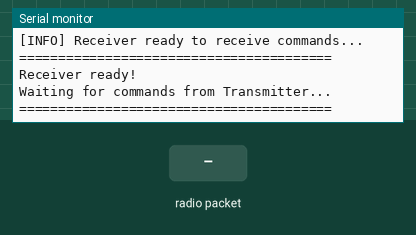
The program below on a simulated ESP32. Parts: the last lines printed to the serial monitor. Inputs (shaded band) come from the test bench.

Above: at 2.2 s.
2.3 s: radio packet "1" arrives
At 3.5 s:
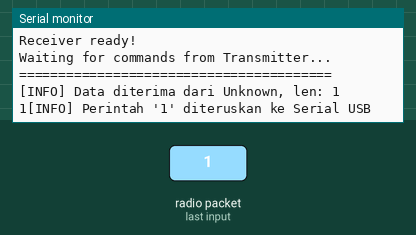
3.8 s: radio packet "0" arrives
At 4.8 s:
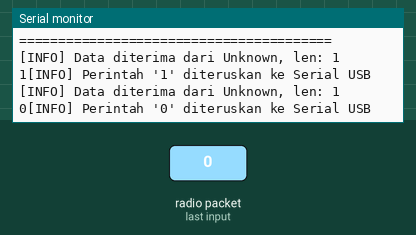
5.3 s: radio packet "2" arrives
At 5.9 s:
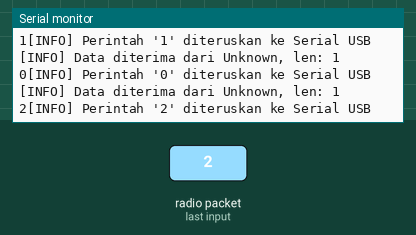

Measured:
- after the input at 2.3 s, the serial monitor: prints a new line at once (image 1)
- after the input at 3.8 s, the serial monitor: prints a new line at once (image 2)
- after the input at 5.3 s, the serial monitor: prints a new line at once (image 3)

The program:

main.cpp
```cpp
#include "main.h"

const int mac_index_ku = ANTONIUS_MICHAEL_YORDANIS_HARTONO;

void setup() {
    Serial.begin(115200);
    delay(1000);

    Serial.println("\n========================================");
    Serial.println("ESP32 Receiver Initializing...");
    Serial.println("========================================");

    esp_err_t result = mulai_esp_now(mac_index_ku);

    if (result != ESP_OK) {
        Serial.printf("[ERROR] Failed to initialize ESP-NOW: %s\n", esp_err_to_name(result));
        Serial.println("[ERROR] Restarting in 5 seconds...");
        delay(5000);
        ESP.restart();
    }

    Serial.println("========================================");
    Serial.println("Receiver ready!");
    Serial.println("Waiting for commands from Transmitter...");
    Serial.println("========================================\n");
}

void loop() {
    delay(10);
}
```

main.h
```cpp
#pragma once
#include <Arduino.h>
#include <EEPROM.h>
#include <WiFi.h>
#include <esp_err.h>
#include <esp_now.h>
#include <esp_wifi.h>

#define MAC_ADDRESS_INDEX 0
#define EEPROM_SIZE 128
#define MAC_ADDRESS_TOTAL 12
#define MAC_ADDRESS_LENGTH 6
#define BUFFER_SIZE 250

typedef enum {
    FAUZAN_FIRDAUS = 0,
    AFRICHA_SEKAR_WANGI,
    RAFAINA_ERIN_SADIA,
    ANTONIUS_MICHAEL_YORDANIS_HARTONO,
    DINDA_SOFI_AZZAHRO,
    MUHAMMAD_FAHMI_ILMI,
    DHANISHARA_ZASCHYA_PUTRI_SYAMSUDIN,
    IRSA_FAIRUZA,
    REVALINDA_BUNGA_NAYLA_LAKSONO,
    BISMA,
    JSON,
    FARUG,
} ADDRESS_ASSIGNMENT;

extern const int mac_index_ku;
extern uint8_t mac_addresses[MAC_ADDRESS_TOTAL][MAC_ADDRESS_LENGTH];
extern const char* mac_names[MAC_ADDRESS_TOTAL];
extern esp_now_peer_info_t peer_info;

/**
 * @brief Menginisialisasi ESP-NOW
 * @param index_mac_address nilai untuk akses mac address pada array mac_addresses untuk jadi identitas
 */
esp_err_t mulai_esp_now(int index_mac_address);

/**
 * @brief fungsi callback untuk menangani data yang diterima melalui ESP-NOW
 * @param mac alamat MAC pengirim
 * @param data pointer ke data yang diterima
 * @param len panjang data yang diterima
 */
void callback_data_esp_now(const uint8_t* mac, const uint8_t* data, int len);

/**
 * @brief fungsi callback untuk menangani status pengiriman data melalui ESP-NOW
 * @param mac_addr alamat MAC pengirim
 * @param status status pengiriman
 */
void callback_pengiriman_esp_now(const uint8_t* mac_addr, esp_now_send_status_t status);

/**
 * @brief fungsi untuk memproses perintah yang diterima dari ESP-NOW dan meneruskannya ke Serial USB
 * @param data pointer ke data yang diterima
 * @param len panjang data yang diterima
 * @param index_mac_address_asal index MAC pengirim (sesuai dengan array mac_addresses)
 */
void process_perintah(const uint8_t* data, int len, int index_mac_address_asal);

/**
 * @brief fungsi untuk mencari index MAC address
 * @param mac pointer ke alamat MAC yang dicari
 * @return index MAC address jika ditemukan, -1 jika tidak ditemukan
 */
int cari_mac_index(const uint8_t* mac);

/**
 * @brief fungsi untuk mengubah index MAC address menjadi nama
 * @param mac_index index MAC address yang akan diubah
 * @return nama MAC address jika ditemukan, "Unknown" jika tidak ditemukan
 */
String mac_index_to_names(int mac_index);
```

utility.cpp
```cpp
#include "main.h"

esp_now_peer_info_t peer_info;

// Daftar alamat MAC perangkat transmitter
uint8_t mac_addresses[MAC_ADDRESS_TOTAL][MAC_ADDRESS_LENGTH] = {
    {0x24, 0x0A, 0xC4, 0x0A, 0x10, 0x10},  // Fauzan Firdaus
    {0x24, 0x0A, 0xC4, 0x0A, 0x10, 0x11},  // Africha Sekar wangi
    {0x24, 0x0A, 0xC4, 0x0A, 0x11, 0x10},  // Rafaina Erin Sadia
    {0x24, 0x0A, 0xC4, 0x0A, 0x11, 0x11},  // Antonius Michael Yordanis Hartono
    {0x24, 0x0A, 0xC4, 0x0A, 0x12, 0x10},  // Dinda Sofi Azzahro
    {0x24, 0x0A, 0xC4, 0x0A, 0x12, 0x11},  // Muhammad Fahmi Ilmi
    {0x24, 0x0A, 0xC4, 0x0A, 0x13, 0x10},  // Dhanishara Zaschya Putri Syamsudin
    {0x24, 0x0A, 0xC4, 0x0A, 0x13, 0x11},  // Irsa Fairuza
    {0x24, 0x0A, 0xC4, 0x0A, 0x14, 0x10},  // Revalinda Bunga Nayla Laksono
    {0x24, 0x0A, 0xC4, 0x0A, 0x21, 0x11},  // BISMA
    {0x24, 0x0A, 0xC4, 0x0A, 0x21, 0x10},  // JSON
    {0x24, 0x0A, 0xC4, 0x0A, 0x20, 0x11},  // FARUG
};

// Nama pemilik perangkat sesuai urutan MAC address
const char* mac_names[MAC_ADDRESS_TOTAL] = {
    "Fauzan Firdaus",                      // 0
    "Africha Sekar Wangi",                 // 1
    "Rafaina Erin Sadia",                  // 2
    "Antonius Michael Yordanis Hartono",   // 3
    "Dinda Sofi Azzahro",                  // 4
    "Muhammad Fahmi Ilmi",                 // 5
    "Dhanishara Zaschya Putri Syamsudin",  // 6
    "Irsa Fairuza",                        // 7
    "Revalinda Bunga Nayla Laksono",       // 8
    "BISMA",                               // 9
    "JSON",                                // 10
    "FARUG",                               // 11
};

// Inisialisasi ESP-NOW dan konfigurasi receiver
esp_err_t mulai_esp_now(int index_mac_address) {
    WiFi.mode(WIFI_STA);
    WiFi.disconnect();

    /* Init ESP-NOW */
    esp_err_t result = esp_now_init();
    if (result != ESP_OK) {
        Serial.printf("[ERROR] Failed to initialize ESP-NOW: %s\n", esp_err_to_name(result));
        return result;
    }

    /* Set callback function to handle received data */
    result = esp_now_register_recv_cb(callback_data_esp_now);
    if (result != ESP_OK) {
        Serial.printf("[ERROR] Failed to register receive callback: %s\n", esp_err_to_name(result));
        return result;
    }

    result = esp_now_register_send_cb(callback_pengiriman_esp_now);
    if (result != ESP_OK) {
        Serial.printf("[WARNING] Failed to register send callback: %s\n", esp_err_to_name(result));
        // Not critical for receiver, continue
    }

    /* Set MAC Address */
    uint8_t mac[MAC_ADDRESS_LENGTH];
    memcpy(mac, mac_addresses[index_mac_address], MAC_ADDRESS_LENGTH);
    result = esp_wifi_set_mac(WIFI_IF_STA, mac);
    if (result != ESP_OK) {
        Serial.printf("[ERROR] Failed to set MAC address: %s\n", esp_err_to_name(result));
        return result;
    }

    Serial.print("[INFO] Receiver MAC Address set to: ");
    for (int i = 0; i < MAC_ADDRESS_LENGTH; i++) {
        Serial.printf("%02X", mac[i]);
        if (i < MAC_ADDRESS_LENGTH - 1) Serial.print(":");
    }
    Serial.printf(" (%s)\n", mac_names[index_mac_address]);

    /* Initialize peer_info and set fields*/
    memset(&peer_info, 0, sizeof(esp_now_peer_info_t));
    peer_info.channel = 0;
    peer_info.encrypt = false;

    /* Add All MAC to peer list  */
    for (int i = 0; i < MAC_ADDRESS_TOTAL; i++) {
        memcpy(peer_info.peer_addr, mac_addresses[i], MAC_ADDRESS_LENGTH);
        result = esp_now_add_peer(&peer_info);
        if (result != ESP_OK) {
            Serial.printf("[ERROR] Failed to add peer %s: %s\n", mac_names[i], esp_err_to_name(result));
            return result;
        }
    }

    Serial.println("[INFO] ESP-NOW initialized successfully");
    Serial.println("[INFO] Receiver ready to receive commands...");
    return ESP_OK;
}

// Mencari index MAC address dalam array
int cari_mac_index(const uint8_t* mac) {
    for (int i = 0; i < MAC_ADDRESS_TOTAL; i++) {
        // Compare the MAC address
        if (memcmp(mac, mac_addresses[i], MAC_ADDRESS_LENGTH) == 0)
            return i;
    }

    // if not found return -1
    return -1;
}

// Konversi index MAC address menjadi nama pemilik
String mac_index_to_names(int mac_index) {
    if ((mac_index < 0 || mac_index >= MAC_ADDRESS_TOTAL) || (mac_index == -1)) {
        return "Unknown";
    }
    return mac_names[mac_index];
}

// Callback ketika menerima data melalui ESP-NOW
void callback_data_esp_now(const uint8_t* mac, const uint8_t* data, int len) {
    int index_mac_asal = cari_mac_index(mac);  // Mencari index MAC address pengirim dalam array
    String sender_name = mac_index_to_names(index_mac_asal);  // Mengkonversi index menjadi nama pengirim

    Serial.printf("[INFO] Data diterima dari %s, len: %d\n", sender_name.c_str(), len);

    process_perintah(data, len, index_mac_asal);
}

// Callback untuk status pengiriman data (opsional untuk receiver)
void callback_pengiriman_esp_now(const uint8_t* mac_addr, esp_now_send_status_t status) {
    if (status == ESP_NOW_SEND_SUCCESS) {
        Serial.println("[INFO] Data berhasil dikirim");
    } else {  // Jika pengiriman gagal
        Serial.printf("[WARNING] Pengiriman gagal: %s\n", esp_err_to_name(status));
    }
}

// Proses perintah yang diterima dan kirim ke Serial USB untuk Webots
void process_perintah(const uint8_t* data, int len, int index_mac_address_asal) {
    if (len > 0) {
        char key = (char)data[0];  // Mengkonversi byte pertama data menjadi karakter
        Serial.write(key);  // Menulis karakter ke Serial USB untuk dikirim ke Webots
        Serial.flush();  // Memastikan semua data terkirim dengan mem-flush buffer Serial

        Serial.printf("[INFO] Perintah '%c' diteruskan ke Serial USB\n", key);
    } else {
        Serial.println("[WARNING] Data kosong, diabaikan");
    }
}
```
